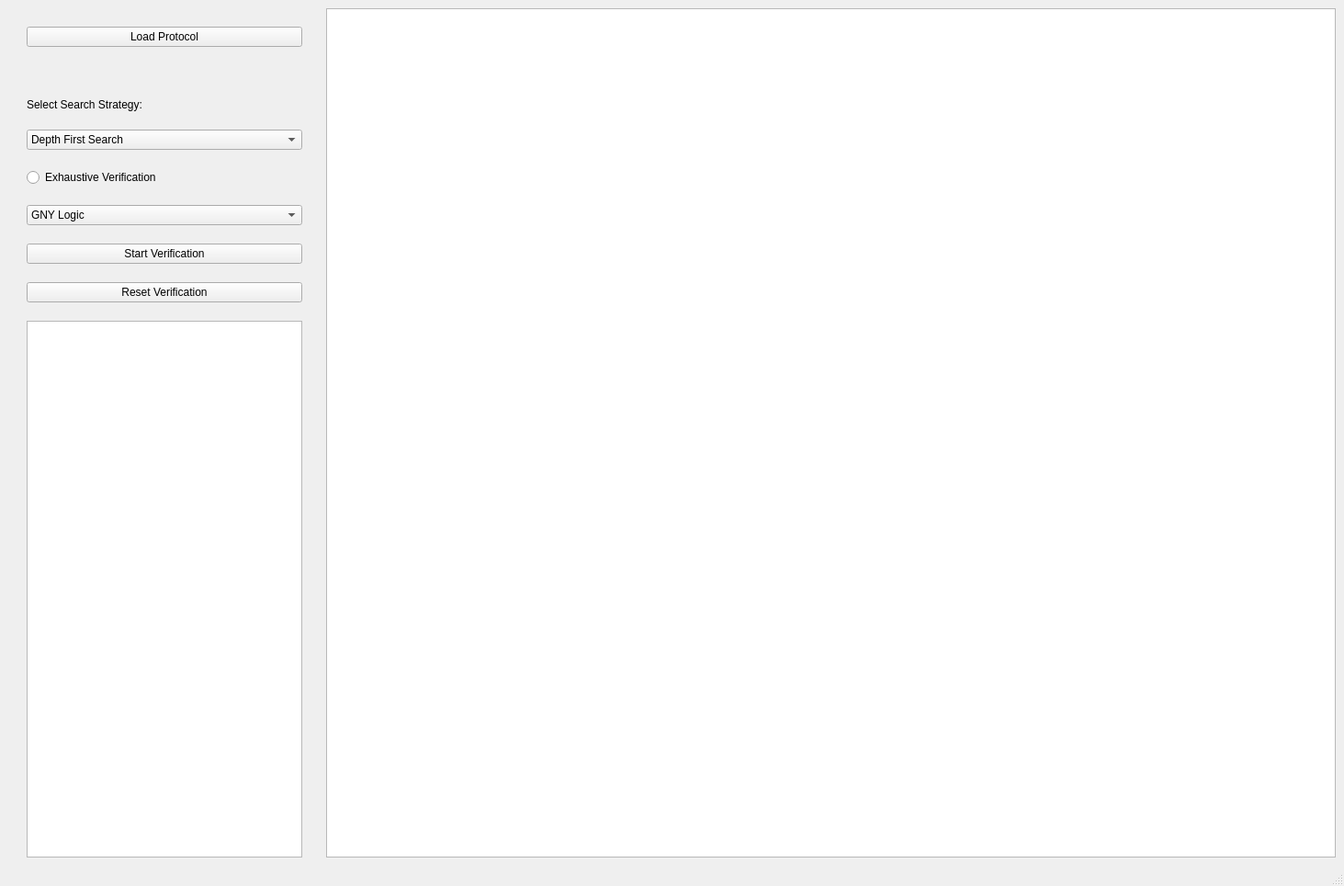
<?xml version="1.0" encoding="UTF-8"?>
<ui version="4.0">
 <class>MainWindow</class>
 <widget class="QMainWindow" name="MainWindow">
  <property name="geometry">
   <rect>
    <x>0</x>
    <y>0</y>
    <width>1463</width>
    <height>964</height>
   </rect>
  </property>
  <property name="sizePolicy">
   <sizepolicy hsizetype="MinimumExpanding" vsizetype="MinimumExpanding">
    <horstretch>0</horstretch>
    <verstretch>0</verstretch>
   </sizepolicy>
  </property>
  <property name="windowTitle">
   <string>MainWindow</string>
  </property>
  <widget class="QWidget" name="centralwidget">
   <layout class="QHBoxLayout" name="horizontalLayout">
    <item>
     <layout class="QVBoxLayout" name="commandLayout" stretch="1,100,0,0,0,0,0">
      <property name="spacing">
       <number>20</number>
      </property>
      <property name="sizeConstraint">
       <enum>QLayout::SetFixedSize</enum>
      </property>
      <property name="leftMargin">
       <number>20</number>
      </property>
      <property name="topMargin">
       <number>20</number>
      </property>
      <property name="rightMargin">
       <number>20</number>
      </property>
      <item>
       <widget class="QPushButton" name="loadProtocol">
        <property name="text">
         <string>Load Protocol</string>
        </property>
       </widget>
      </item>
      <item>
       <layout class="QVBoxLayout" name="verticalLayout_2">
        <item>
         <widget class="QLabel" name="label">
          <property name="maximumSize">
           <size>
            <width>200</width>
            <height>50</height>
           </size>
          </property>
          <property name="text">
           <string>Select Search Strategy:</string>
          </property>
          <property name="alignment">
           <set>Qt::AlignBottom|Qt::AlignLeading|Qt::AlignLeft</set>
          </property>
         </widget>
        </item>
        <item>
         <widget class="QComboBox" name="comboBox">
          <item>
           <property name="text">
            <string>Depth First Search</string>
           </property>
          </item>
          <item>
           <property name="text">
            <string>Inverse DFS</string>
           </property>
          </item>
          <item>
           <property name="text">
            <string>Breath First Search</string>
           </property>
          </item>
          <item>
           <property name="text">
            <string>Inverse BFS</string>
           </property>
          </item>
         </widget>
        </item>
       </layout>
      </item>
      <item>
       <widget class="QRadioButton" name="radioButton">
        <property name="text">
         <string>Exhaustive Verification</string>
        </property>
       </widget>
      </item>
      <item>
       <widget class="QComboBox" name="comboBox_2">
        <item>
         <property name="text">
          <string>GNY Logic</string>
         </property>
        </item>
        <item>
         <property name="text">
          <string>BAN Logic</string>
         </property>
        </item>
        <item>
         <property name="text">
          <string>CDVT Logic</string>
         </property>
        </item>
        <item>
         <property name="text">
          <string>CDVT + Attack Detection</string>
         </property>
        </item>
       </widget>
      </item>
      <item>
       <widget class="QPushButton" name="startVerification">
        <property name="text">
         <string>Start Verification</string>
        </property>
       </widget>
      </item>
      <item>
       <widget class="QPushButton" name="pushButton_2">
        <property name="text">
         <string>Reset Verification</string>
        </property>
       </widget>
      </item>
      <item>
       <widget class="QTextBrowser" name="comments">
        <property name="maximumSize">
         <size>
          <width>300</width>
          <height>16777215</height>
         </size>
        </property>
       </widget>
      </item>
     </layout>
    </item>
    <item>
     <widget class="QTreeView" name="treeView"/>
    </item>
   </layout>
  </widget>
  <widget class="QMenuBar" name="menubar">
   <property name="geometry">
    <rect>
     <x>0</x>
     <y>0</y>
     <width>1463</width>
     <height>22</height>
    </rect>
   </property>
  </widget>
  <widget class="QStatusBar" name="statusbar"/>
 </widget>
 <resources/>
 <connections>
  <connection>
   <sender>startVerification</sender>
   <signal>pressed()</signal>
   <receiver>MainWindow</receiver>
   <slot>startVerification()</slot>
   <hints>
    <hint type="sourcelabel">
     <x>127</x>
     <y>266</y>
    </hint>
    <hint type="destinationlabel">
     <x>639</x>
     <y>449</y>
    </hint>
   </hints>
  </connection>
 </connections>
 <slots>
  <slot>startVerification()</slot>
  <slot>resetVerification()</slot>
  <slot>setTreeViewModel(QStandardItemModel*)</slot>
 </slots>
</ui>
